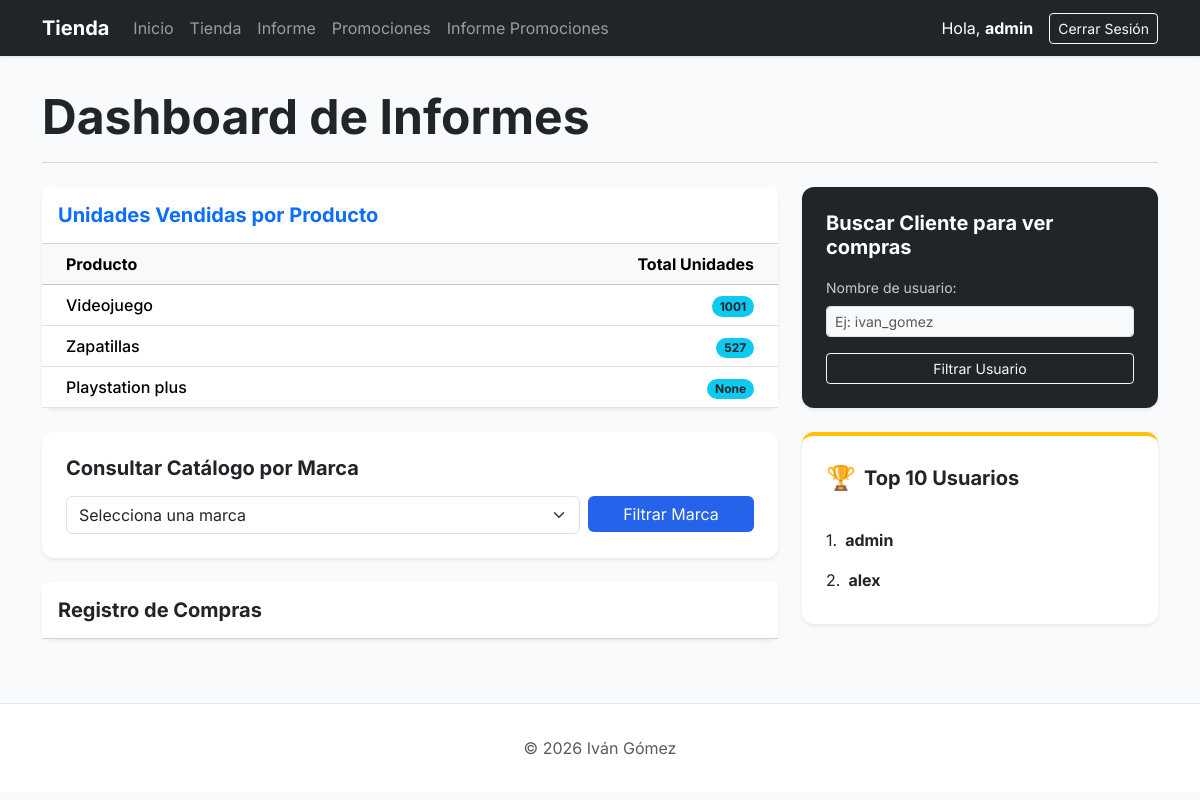
/tienda/informes (signed in), run on the app's committed database.
### core/models.py (models this page shows, shortened)
class UsuarioTienda(AbstractUser):
    vip = models.BooleanField(default=False)
    saldo = models.DecimalField(decimal_places=2, max_digits=4, null=True)

class Producto(models.Model):
    nombre = models.CharField(max_length=50)
    modelo = models.CharField(max_length=75)
    unidades = models.IntegerField()
    precio = models.DecimalField(decimal_places=2, max_digits=4)
    vip = models.BooleanField(default=False)
    usuario = models.ManyToManyField(UsuarioTienda, through='Compra')
    marca = models.ForeignKey(Marca, on_delete=models.SET_NULL, null=True, blank=True, related_name='productos')

### core/views.py (the view)
# urls.py: path('tienda/informes', informes, name='informes'),
@user_passes_test(user_admin_or_staff)
def informes(request):
    marca_request = request.GET.get('marcas')
    productos = Producto.objects.annotate(Sum('compras__unidades')).order_by('-compras__unidades__sum')
    marca_filtrada = Marca.objects.filter(nombre=marca_request).first()
    marcas = Marca.objects.all()
    clientes_importe = UsuarioTienda.objects.annotate(importe_total_compras=Sum('compras__importe'))
    username = request.GET.get('username')
    user = UsuarioTienda.objects.filter(username=username).first()
    compra = Compra.objects.filter(usuario=user)
    mejores_diez_importes = UsuarioTienda.objects.annotate(Sum('compras__importe')).order_by('-compras__importe__sum')
    return render(request, 'core/informes.html', {'productos':productos, 'marcas':marcas, 'marcafiltrada':marca_filtrada, 'compras':compra, 'topdiez':mejores_diez_importes})

### core/views.py (called while the page is built)
def user_admin_or_staff(user):
    return user.is_superuser or user.is_staff

### core/templates/core/informes.html (shortened to what this page needs)
{% extends 'core/base.html' %}
{% block tittle_section %}Dashboard de Informes{% endblock %}
{% block content %}
<div class="row g-4">
    <div class="col-lg-8">
        <div class="card shadow-sm border-0 mb-4">
            <div class="card-header bg-white py-3">
                <h5 class="card-title mb-0 fw-bold text-primary">Unidades Vendidas por Producto</h5>
            </div>
            <div class="table-responsive">
                <table class="table table-hover align-middle mb-0">
                    <thead class="table-light">
                        <tr>
                            <th scope="col" class="ps-4">Producto</th>
                            <th scope="col" class="text-end pe-4">Total Unidades</th>
                        </tr>
                    </thead>
                    <tbody>
                        {% for producto in productos %}
                        <tr>
                            <td class="ps-4 fw-medium">{{producto.nombre}}</td>
                            <td class="text-end pe-4">
                                <span class="badge rounded-pill bg-info text-dark">
                                    {{producto.compras__unidades__sum}}
                                </span>
                            </td>
                        </tr>
                        {% endfor %}
                    </tbody>
                </table>
            </div>
        </div>
        <div class="card shadow-sm border-0 mb-4">
            <div class="card-body p-4">
                <h5 class="fw-bold mb-3">Consultar Catálogo por Marca</h5>
                <form action="" method="get" class="row g-2">
                    <div class="col-md-9">
                        <select name="marcas" id="marcas" class="form-select" aria-label="Seleccionar marca">
                            <option value="Ninguna">Selecciona una marca</option>
                        </select>
                    </div>
                    <div class="col-md-3">
                        <button type="submit" class="btn btn-primary w-100">Filtrar Marca</button>
                    </div>
                </form>
            </div>
        </div>
        <div class="card shadow-sm border-0">
            <div class="card-header bg-white py-3">
                <h5 class="card-title mb-0 fw-bold">Registro de Compras</h5>
            </div>
        </div>
    </div>
    <div class="col-lg-4">
        <div class="card shadow-sm border-0 mb-4 bg-dark text-white">
            <div class="card-body p-4">
                <h5 class="fw-bold mb-3">Buscar Cliente para ver compras</h5>
                <form action="" method="get">
                    <div class="mb-3">
                        <label for="username" class="form-label small opacity-75">Nombre de usuario:</label>
                        <input name="username" id="username" type="text" class="form-control form-control-sm bg-light" placeholder="Ej: ivan_gomez">
                    </div>
                    <button type="submit" class="btn btn-outline-light btn-sm w-100">Filtrar Usuario</button>
                </form>
            </div>
        </div>
        <div class="card shadow-sm border-0 border-top border-warning border-4">
            <div class="card-body p-4">
                <div class="d-flex align-items-center mb-4">
                    <span class="fs-4 me-2">🏆</span>
                    <h5 class="fw-bold mb-0">Top 10 Usuarios</h5>
                </div>
                <ol class="list-group list-group-numbered list-group-flush">
                {% for top in topdiez %}
                    <li class="list-group-item d-flex justify-content-between align-items-start border-0 px-0">
                        <div class="ms-2 me-auto">
                            <div class="fw-bold text-dark">{{top.username}}</div>
                        </div>
                    </li>
                {% endfor %}
                </ol>
            </div>
        </div>
    </div>
</div>
{% endblock %}

### core/templates/core/base.html (shortened to what this page needs)
<!DOCTYPE html>
<html lang="es">
<head>
    <link href="https://cdn.jsdelivr.net/npm/bootstrap@5.3.2/dist/css/bootstrap.min.css" rel="stylesheet">
</head>
<body>
    <nav class="navbar navbar-expand-lg navbar-dark bg-dark sticky-top">
        <div class="container">
            <a class="navbar-brand fw-bold" href="{% url 'ver_producto' %}">Tienda</a>
            <div class="collapse navbar-collapse" id="navbarNav">
                <ul class="navbar-nav me-auto">
                    <li class="nav-item"><a class="nav-link" href="{% url 'ver_producto' %}">Inicio</a></li>
                    <li class="nav-item"><a class="nav-link" href="{% url 'ver_producto_tienda' %}">Tienda</a></li>
                    <li class="nav-item"><a class="nav-link" href="{% url 'informes' %}">Informe</a></li>
                    <li class="nav-item"><a class="nav-link" href="{% url 'ver_promociones' %}">Promociones</a></li>
                    <li class="nav-item"><a class="nav-link" href="{% url 'informe_promociones' %}">Informe Promociones</a></li>
                </ul>
                <div class="d-flex align-items-center">
                    {% if user.is_authenticated %}
                        <span class="navbar-text me-3 text-white">Hola, <strong>{{user.username}}</strong></span>
                        <form action="{% url 'logout' %}" method="post" class="m-0">
                            <button type="submit" class="btn btn-outline-light btn-sm">Cerrar Sesión</button>
                        </form>
                    {% else %}
                        <a href="{% url 'login' %}" class="btn btn-primary btn-sm me-3">Iniciar sesión</a>
                        <a href="{% url 'register' %}" class="btn btn-primary btn-sm">Registrarse</a>
                    {% endif %}
                </div>
            </div>
        </div>
    </nav>
    <main class="container main-container">
        <header class="mb-4">
            <h1 class="display-5 fw-bold text-dark">{% block tittle_section %}{% endblock %}</h1>
            <hr class="text-secondary opacity-25">
        </header>
        {% block content %}{% endblock %}
    </main>
    <footer class="footer">
        <div class="container text-center text-muted">
            <p class="mb-0">&copy; 2026 Iván Gómez</p>
        </div>
    </footer>
</body>
</html>

### core/templates/core/base.html (style rules this page uses)
:root { --bs-body-font-family: 'Inter', sans-serif; --primary-color: #2563eb; }
body { background-color: #f8fafc; color: #1e293b; }
.navbar { box-shadow: 0 1px 3px 0 rgba(0, 0, 0, 0.1); }
.main-container { min-height: calc(100vh - 160px); padding-top: 2rem; padding-bottom: 4rem; }
.card { border: none; box-shadow: 0 4px 6px -1px rgba(0, 0, 0, 0.1); border-radius: 12px; }
.btn-primary { background-color: var(--primary-color); border: none; }
.footer { background: #fff; border-top: 1px solid #e2e8f0; padding: 2rem 0; margin-top: auto; }

### data on the page
UsuarioTienda: username "admin"
Producto: nombre "Videojuego", compras__unidades__sum "1001"
Producto: nombre "Zapatillas", compras__unidades__sum "527"
Producto: nombre "Playstation plus", compras__unidades__sum "None"
UsuarioTienda: username "alex"
